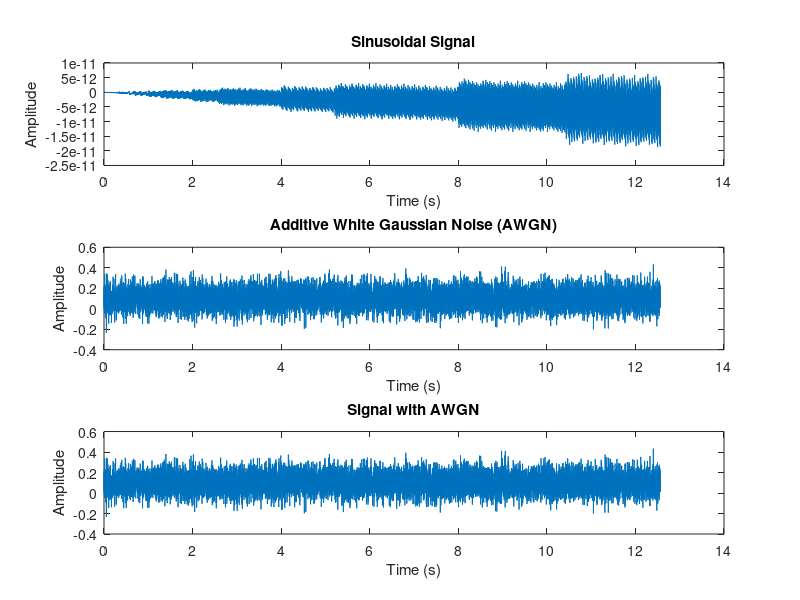

Recreate this plot in MATLAB.
% Parameters
A = 1;          
B = 0.1;        
f = 1000;      
Ts = 1/f;       
t = 0:Ts:4*pi;  


wn = 2*pi*f;
x_sin = A*sin(wn*t);

% Generate AWGN
s = rng;  % Save the current state of the random number generator
rng(42);   % Set a specific seed for reproducibility
awgn_noise = B * awgn(ones(size(t)), 1, 'measured')

% Add sinusoidal signal and AWGN
x = x_sin + awgn_noise;

% Plot the signals
figure;
subplot(3,1,1);
plot(t, x_sin);
title('Sinusoidal Signal');
xlabel('Time (s)');
ylabel('Amplitude');

subplot(3,1,2);
plot(t, awgn_noise);
title('Additive White Gaussian Noise (AWGN)');
xlabel('Time (s)');
ylabel('Amplitude');

subplot(3,1,3);
plot(t, x);
title('Signal with AWGN');
xlabel('Time (s)');
ylabel('Amplitude');

% Restore the state of the random number generator
rng(s);
